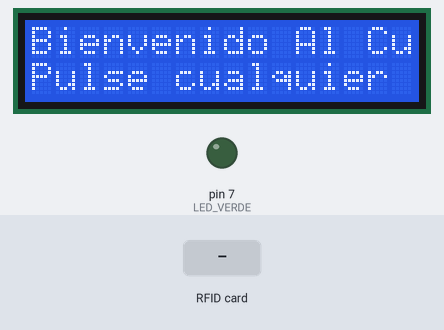
Recording of a sketch running on a simulated Arduino Nano, built with avr-gcc and run on an emulated ATmega328P. Parts: 16×2 character LCD, output pins drawn as LEDs (lit = HIGH). Inputs (shaded band) come from the test bench. The local clock reads 2024-03-15 10:24:30 at power-on unless the sketch sets it; storage starts empty; pins used as bus, display or sensor lines are not drawn.

Above: at 0.2 s.
At 1.3 s:
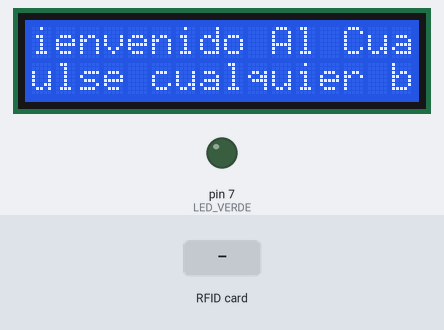
1.4 s: RFID card 4C 8F 7E 6E held to the reader
At 2.0 s:
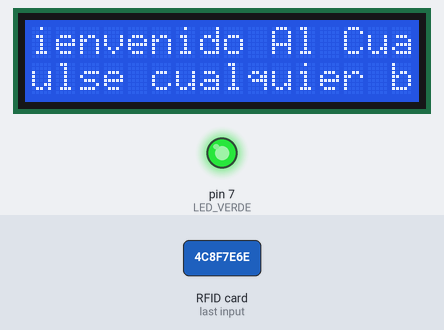
Timing chart, 0 to 4.4 s (numbered marks = the images above; inputs shaded):
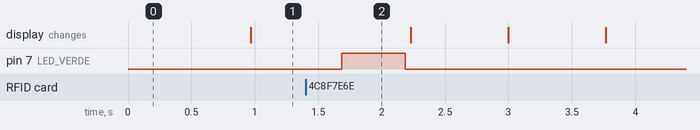

The sketch:

Final.ino
```cpp
#include <SPI.h>
#include <MFRC522.h>
#include <Wire.h>
#include <Time.h>
#include <DS1307RTC.h>
#include <SD.h>
#include <LiquidCrystal_I2C.h>

#define RST_PIN 9
#define SS_PIN 10
#define PIN_SD 4
#define LED_VERDE 7
#define PULSADOR_INGRESO 2
#define PULSADOR_EGRESO 3
#define SDA_MH A6
#define SCL_MH A7

LiquidCrystal_I2C lcd(0x27, 16, 2);  // Ajusta los parámetros según tu LCD
MFRC522 mfrc522(SS_PIN, RST_PIN);
File myFile;

String read_rfid;  // Declaración de la variable fuera de la función

const char *Mes[13] = {" ", "Ene", "Feb", "Mar", "Abr", "May", "Jun", "Jul", "Ago", "Sep", "Oct", "Nov", "Dic"};
const String tag[4] = {"4c8f7e6e", "707870a4", "a49839a5", "d7485d79"};
const String nombre[5] = {"Lean ", "Maria ", "Pedro ", "Sofia ", "Desconocido "};
boolean P1 = false, P2 = false, P3 = false, P4 = false;

void setup() {
  Wire.begin();
  pinMode(LED_VERDE, OUTPUT);
  lcd.begin(16, 2);  // Inicializa el LCD con 16 columnas y 2 filas
  lcd.setBacklight(HIGH);  // Apaga la luz de fondo inicialmente
  SPI.begin();
  mfrc522.PCD_Init();
  if (!SD.begin(PIN_SD)) {
    lcd.println("Inicializacion fallida en la tarjeta SD!");
    return;
  }
  lcd.println("Inicializacion lista.");

  pinMode(PULSADOR_INGRESO, INPUT);
  pinMode(PULSADOR_EGRESO, INPUT);
}

void loop() {
  lcd.setCursor(1, 0);
  lcd.print("Bienvenido Al Cuartel  ");
  lcd.setCursor(1, 1);
  lcd.print("Pulse cualquier boton");
  lcd.scrollDisplayLeft();
  delay(700);
  if (!mfrc522.PICC_IsNewCardPresent())
    return;

  if (!mfrc522.PICC_ReadCardSerial())
    return;

  dump_byte_array(mfrc522.uid.uidByte, mfrc522.uid.size);
  registro();
  digitalWrite(LED_VERDE, LOW);

}

void dump_byte_array(byte *buffer, byte bufferSize) {
  read_rfid = "";  // Limpia el contenido anterior
  for (byte i = 0; i < bufferSize; i++) {
    read_rfid = read_rfid + String(buffer[i], HEX);
  }
}

void registro() {
  myFile = SD.open("registro.txt", FILE_WRITE);
  tmElements_t tm;
  RTC.read(tm);
  ingreso();
  Serial.print(",");
  myFile.print(",");
  Personal();
  Serial.print(",");
  myFile.print(",");
  Serial.print("UID:");
  Serial.print(read_rfid);
  myFile.print(read_rfid);
  Serial.print(",");
  myFile.print(",");
  Serial.print(" Hora:");
  myFile.print(" Hora:");
  print2digits(tm.Hour);
  Serial.write(':');
  myFile.print(":");
  print2digits(tm.Minute);
  Serial.write(':');
  myFile.print(":");
  print2digits(tm.Second);
  Serial.print(",");
  myFile.print(",");
  Serial.print(" Fecha(D/M/Y):");
  myFile.print(" Fecha(D/M/Y):");
  Serial.print(tm.Day);
  myFile.print(tm.Day);
  Serial.write('/');
  myFile.print("/");
  Serial.print(Mes[tm.Month]);
  myFile.print(Mes[tm.Month]);
  Serial.write('/');
  myFile.print("/");
  Serial.print(tmYearToCalendar(tm.Year));
  myFile.print(tmYearToCalendar(tm.Year));
  Serial.println();
  myFile.println();
  myFile.close();
  digitalWrite(LED_VERDE, HIGH);
  delay(500);
}

void print2digits(int numero) {
  if (numero >= 0 && numero < 10) {
    Serial.write('0');
    myFile.print("0");
  }
  Serial.print(numero);
  myFile.print(numero);
}

void Personal() {
  if (tag[0] == read_rfid) {
    Serial.print(nombre[0]);
    myFile.print(nombre[0]);
  }
  if (tag[1] == read_rfid) {
    Serial.print(nombre[1]);
    myFile.print(nombre[1]);
  }
  if (tag[2] == read_rfid) {
    Serial.print(nombre[2]);
    myFile.print(nombre[2]);
  }
  if (tag[3] == read_rfid) {
    Serial.print(nombre[3]);
    myFile.print(nombre[3]);
  }
  if (tag[0] != read_rfid && tag[1] != read_rfid && tag[2] != read_rfid && tag[3] != read_rfid) {
    Serial.print(nombre[4]);
    myFile.print(nombre[4]);
  }
}

void ingreso() {
  bool x = false;
  if (tag[0] == read_rfid && P1 == false && x == false) {
    Serial.print("Entrada ");
    myFile.print("Entrada ");
    P1 = true;
    x = true;
  }
  if (tag[0] == read_rfid && P1 == true && x == false) {
    Serial.print("Salida ");
    myFile.print("Salida ");
    P1 = false;
    x = true;
  }
  if (tag[1] == read_rfid && P2 == false && x == false) {
    Serial.print("Entrada ");
    myFile.print("Entrada ");
    P2 = true;
    x = true;
  }
  if (tag[1] == read_rfid && P2 == true && x == false) {
    Serial.print("Salida ");
    myFile.print("Salida ");
    P2 = false;
    x = true;
  }
  if (tag[2] == read_rfid && P3 == false && x == false) {
    Serial.print("Entrada ");
    myFile.print("Entrada ");
    P3 = true;
    x = true;
  }
  if (tag[2] == read_rfid && P3 == true && x == false) {
    Serial.print("Salida ");
    myFile.print("Salida ");
    P3 = false;
    x = true;
  }
  if (tag[3] == read_rfid && P4 == false && x == false) {
    Serial.print("Entrada ");
    myFile.print("Entrada ");
    P4 = true;
    x = true;
  }
  if (tag[3] == read_rfid && P4 == true && x == false) {
    Serial.print("Salida ");
    myFile.print("Salida ");
    P4 = false;
    x = true;
  }
}
```

Measured:
- after the input at 1.4 s, pin 7 (LED_VERDE): LOW → HIGH after 0.29 s, → LOW 0.50 s later
